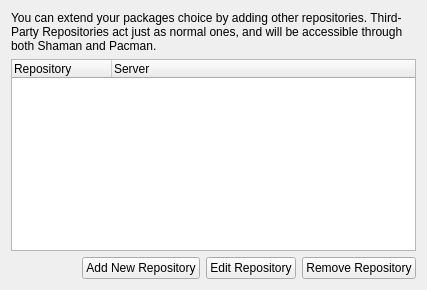
         <widget class="QWidget" name="thirdPartyTab">
          <attribute name="icon">
           <iconset>
            <normaloff>:/Icons/icons/network-server-database.png</normaloff>:/Icons/icons/network-server-database.png</iconset>
          </attribute>
          <attribute name="title">
           <string>Third-Party Repositories</string>
          </attribute>
          <layout class="QGridLayout">
           <item row="0" column="0">
            <layout class="QVBoxLayout">
             <item>
              <widget class="QLabel" name="thirdPartyLabel">
               <property name="text">
                <string>You can extend your packages choice by adding other repositories. Third-Party Repositories act just as normal ones, and will be accessible through both Shaman and Pacman.</string>
               </property>
               <property name="scaledContents">
                <bool>true</bool>
               </property>
               <property name="wordWrap">
                <bool>true</bool>
               </property>
              </widget>
             </item>
             <item>
              <widget class="QTreeWidget" name="thirdPartyWidget">
               <property name="indentation">
                <number>0</number>
               </property>
               <property name="itemsExpandable">
                <bool>false</bool>
               </property>
               <column>
                <property name="text">
                 <string>Repository</string>
                </property>
               </column>
               <column>
                <property name="text">
                 <string>Server</string>
                </property>
               </column>
              </widget>
             </item>
             <item>
              <layout class="QHBoxLayout">
               <item>
                <spacer>
                 <property name="orientation">
                  <enum>Qt::Horizontal</enum>
                 </property>
                 <property name="sizeHint" stdset="0">
                  <size>
                   <width>71</width>
                   <height>20</height>
                  </size>
                 </property>
                </spacer>
               </item>
               <item>
                <widget class="QPushButton" name="addThirdPartyButton">
                 <property name="text">
                  <string>Add New Repository</string>
                 </property>
                 <property name="icon">
                  <iconset>
                   <normaloff>:/Icons/icons/list-add.png</normaloff>:/Icons/icons/list-add.png</iconset>
                 </property>
                </widget>
               </item>
               <item>
                <widget class="QPushButton" name="editThirdPartyButton">
                 <property name="text">
                  <string>Edit Repository</string>
                 </property>
                 <property name="icon">
                  <iconset>
                   <normaloff>:/Icons/icons/draw-text.png</normaloff>:/Icons/icons/draw-text.png</iconset>
                 </property>
                </widget>
               </item>
               <item>
                <widget class="QPushButton" name="removeThirdPartyButton">
                 <property name="text">
                  <string>Remove Repository</string>
                 </property>
                 <property name="icon">
                  <iconset>
                   <normaloff>:/Icons/icons/list-remove.png</normaloff>:/Icons/icons/list-remove.png</iconset>
                 </property>
                </widget>
               </item>
              </layout>
             </item>
            </layout>
           </item>
          </layout>
         </widget>
